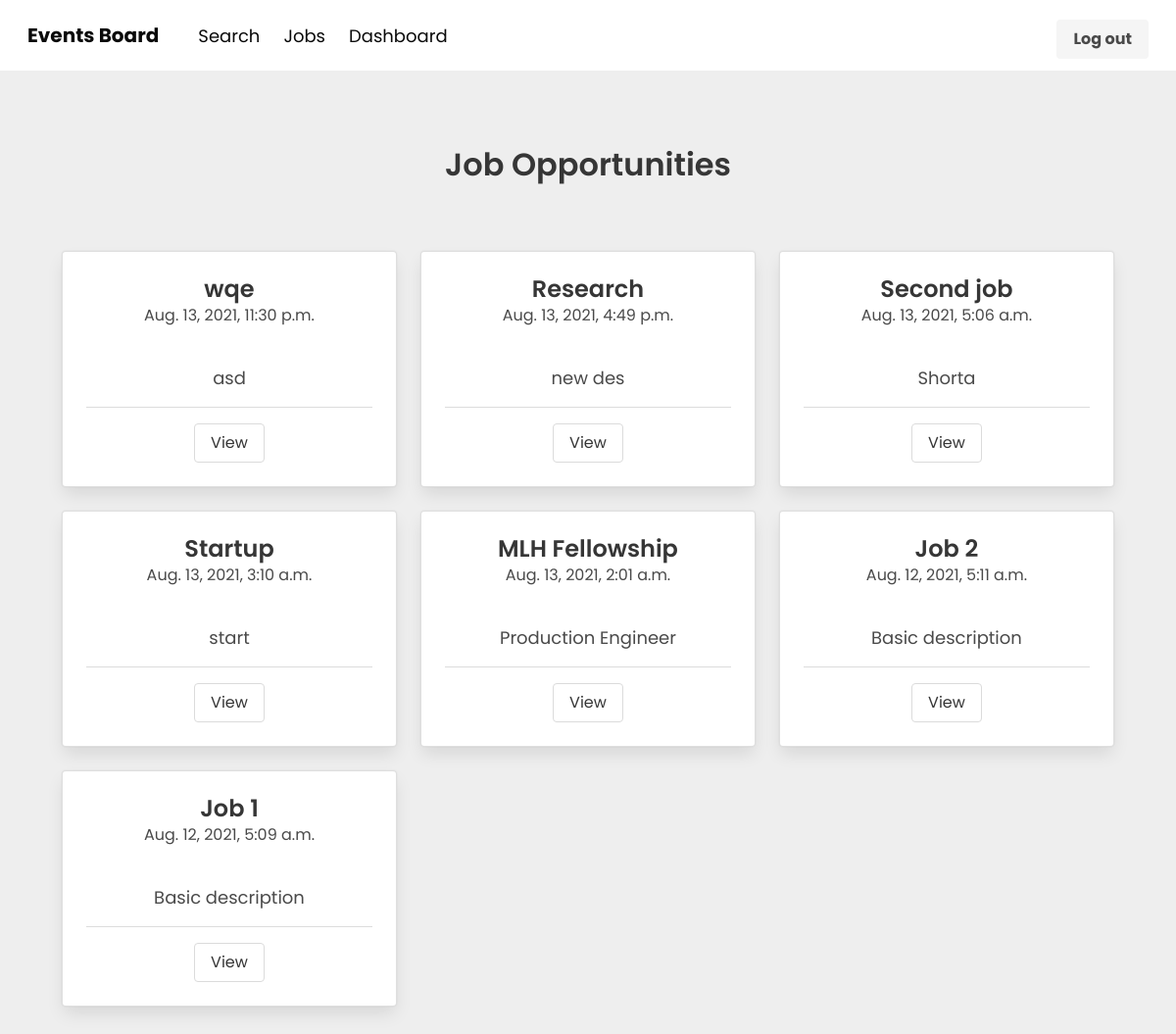
The page /frontpage/ (signed in) on the database as committed earlier.
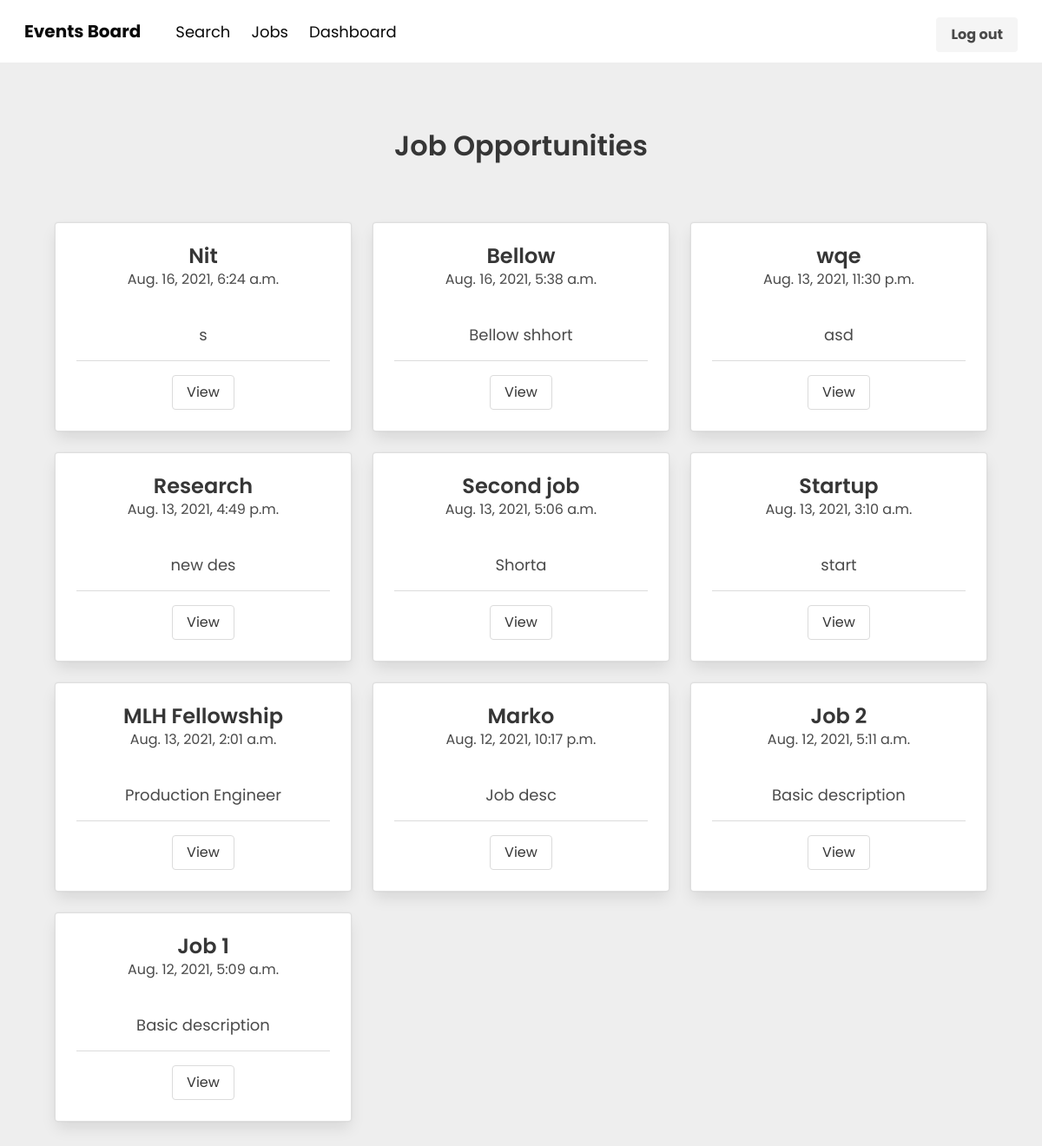
The same page on the database as committed later.
### apps/core/models.py (models this page shows, shortened)
class Job(models.Model):
    SIZE_1_20 = 'size_1-20'
    SIZE_21_100 = 'size_21-100'
    SIZE_101_999 = 'size_101-999'
    SIZE_1000 = 'size_1000+'
    CHOICES_SIZE = (
        (SIZE_1_20, '1-20'),
        (SIZE_21_100, '21-100'),
        (SIZE_101_999, '101-999'),
        (SIZE_1000, '1000+'),
    )
    ACTIVE = 'active'
    CLOSED = 'closed'
    CHOICES_STATUS = (
        (ACTIVE, 'Active'),
        (CLOSED, 'Closed'),
    )
    title = models.CharField(max_length=255)
    short_description = models.TextField()
    long_description = models.TextField(blank=True, null=True) #Can be empty
    job_post=models.CharField(max_length=255, blank=True, null=True)
    company_name = models.CharField(max_length=255)
    company_address=models.CharField(max_length=255, blank=True, null=True)
    company_size = models.CharField(max_length=20, choices=CHOICES_SIZE, default=SIZE_1_20)
    created_by = models.ForeignKey(User, related_name='jobs', on_delete=models.CASCADE)
    created_at = models.DateTimeField(auto_now_add=True)
    changed_at = models.DateTimeField(auto_now=True)
    status = models.CharField(max_length=20, choices=CHOICES_STATUS, default=ACTIVE)

### apps/core/views.py (the view)
# urls.py: path('frontpage/', frontpage, name='frontpage'),
@login_required
def frontpage(request):
    jobs = Job.objects.filter(status=Job.ACTIVE).order_by('-created_at')
    return render(request, 'frontpage.html', {'jobs': jobs})

### apps/core/templates/frontpage.html
{% extends 'base.html' %}
{%load static %}
{% block content %}
    <h1 class="title has-text-centered" id="jobsHeader">Job Opportunities</h1>
    <div class="container">
        <div class="columns is-multiline">
            {% for job in jobs %}
            <div class="column is-4">
                <div class="card">
                    <div class="card-content">
                        <div class="media">
                            <div class="media-content">
                                <p class="title is-4 has-text-centered">{{ job.title }} </p>
                                <p class="subtitle is-6 has-text-centered">{{ job.created_at }}</p>
                            </div>
                        </div>
                        <div class="jobDesc has-text-centered">
                            {{ job.short_description }}
                            <hr>
                            <a href="{% url 'job_detail' job.id %}" class="button has-text-centered">View</a>
                        </div>
                    </div>
                </div>
            </div>
            {% endfor %}
        </div>
    </div>
{% endblock %}

Rows that differ between the two databases and show on the page:
added Job: title "Nit", created_at "Aug. 16, 2021, 6:24 a.m.", short_description "s"
added Job: title "Bellow", created_at "Aug. 16, 2021, 5:38 a.m.", short_description "Bellow shhort"
now on this page (row edited): Job: title "Marko", created_at "Aug. 12, 2021, 10:17 p.m.", short_description "Job desc"
